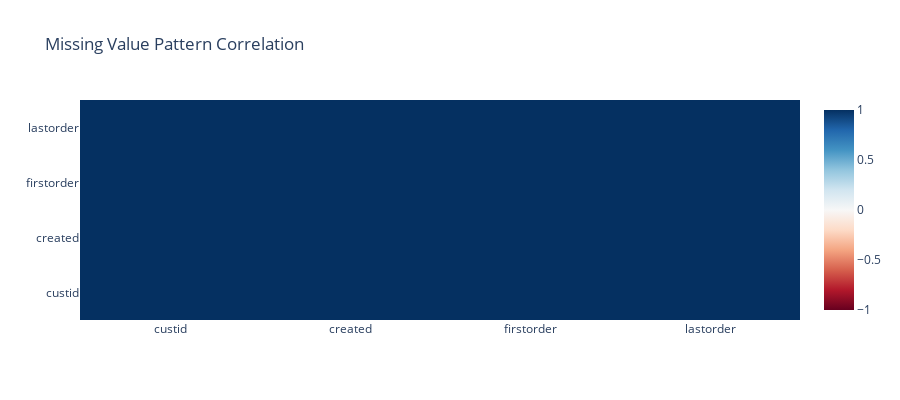

Notebook code for this chart:
### Markdown cell above
## 3.6 Missing Value Patterns

**📖 How to Read the Correlation Heatmap:**
- **Correlation = 1.0**: Columns always missing together (same rows)
- **Correlation > 0.5**: Strong pattern - investigate the relationship
- **Correlation ≈ 0**: Independent missing patterns (MCAR likely)

### Code cell
missing_matrix = df.isnull()
missing_correlations = missing_matrix.corr()

cols_with_missing = [col for col in df.columns if df[col].isnull().any()]
if len(cols_with_missing) > 1:
    print("Missing Value Correlations (MCAR vs MAR analysis):")
    fig = charts.heatmap(
        missing_correlations.loc[cols_with_missing, cols_with_missing].values,
        x_labels=cols_with_missing,
        y_labels=cols_with_missing,
        title="Missing Value Pattern Correlation"
    )
    display_figure(fig)

### Figure 1 — Plotly figure (JSON) as saved in the notebook; plotly's stock layout.template omitted (floating-point values rounded to 4 significant figures)
{"data": [{"colorscale": [[0, "rgb(103,0,31)"], [0.1, "rgb(178,24,43)"], [0.2, "rgb(214,96,77)"], [0.3, "rgb(244,165,130)"], [0.4, "rgb(253,219,199)"], [0.5, "rgb(247,247,247)"], [0.6, "rgb(209,229,240)"], [0.7, "rgb(146,197,222)"], [0.8, "rgb(67,147,195)"], [0.9, "rgb(33,102,172)"], [1, "rgb(5,48,97)"]], "type": "heatmap", "x": ["custid", "created", "firstorder", "lastorder"], "y": ["custid", "created", "firstorder", "lastorder"], "z": [[1.0, 1.0, 1.0, 1.0], [1.0, 1.0, 1.0, 1.0], [1.0, 1.0, 1.0, 1.0], [1.0, 1.0, 1.0, 1.0]], "zmid": 0}], "layout": {"height": 400, "title": {"text": "Missing Value Pattern Correlation"}}}
